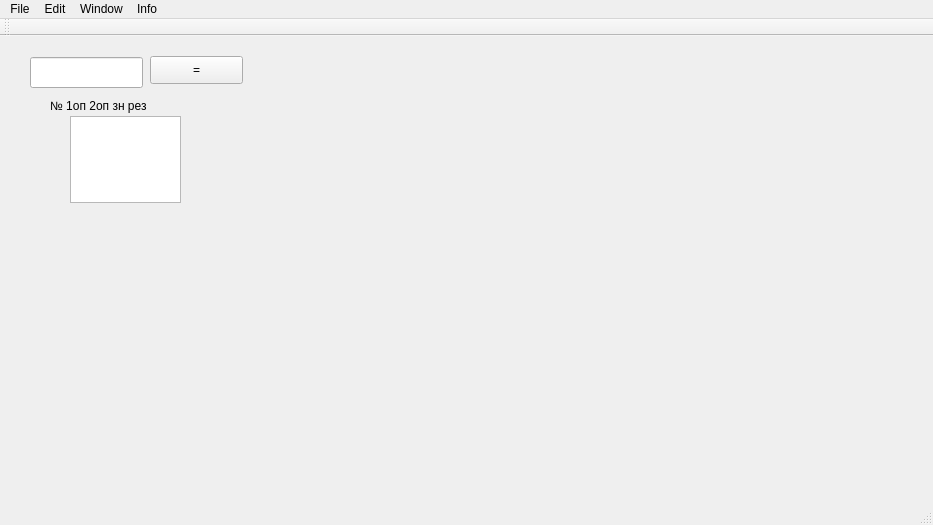
<?xml version="1.0" encoding="UTF-8"?>
<ui version="4.0">
 <class>MainWindow</class>
 <widget class="QMainWindow" name="MainWindow">
  <property name="geometry">
   <rect>
    <x>0</x>
    <y>0</y>
    <width>933</width>
    <height>525</height>
   </rect>
  </property>
  <property name="windowTitle">
   <string>MainWindow</string>
  </property>
  <widget class="QWidget" name="centralWidget">
   <widget class="QLineEdit" name="lineEdit">
    <property name="geometry">
     <rect>
      <x>30</x>
      <y>21</y>
      <width>113</width>
      <height>31</height>
     </rect>
    </property>
   </widget>
   <widget class="QTextEdit" name="textEdit">
    <property name="geometry">
     <rect>
      <x>70</x>
      <y>80</y>
      <width>111</width>
      <height>87</height>
     </rect>
    </property>
   </widget>
   <widget class="QPushButton" name="pushButton">
    <property name="geometry">
     <rect>
      <x>150</x>
      <y>20</y>
      <width>93</width>
      <height>28</height>
     </rect>
    </property>
    <property name="text">
     <string>=</string>
    </property>
   </widget>
   <widget class="QLabel" name="label">
    <property name="geometry">
     <rect>
      <x>50</x>
      <y>60</y>
      <width>111</width>
      <height>20</height>
     </rect>
    </property>
    <property name="text">
     <string>№ 1оп 2оп зн рез</string>
    </property>
   </widget>
  </widget>
  <widget class="QMenuBar" name="menuBar">
   <property name="geometry">
    <rect>
     <x>0</x>
     <y>0</y>
     <width>933</width>
     <height>26</height>
    </rect>
   </property>
   <widget class="QMenu" name="menuFile">
    <property name="title">
     <string>File</string>
    </property>
   </widget>
   <widget class="QMenu" name="menuEdit">
    <property name="title">
     <string>Edit</string>
    </property>
   </widget>
   <widget class="QMenu" name="menuWindow">
    <property name="title">
     <string>Window</string>
    </property>
   </widget>
   <widget class="QMenu" name="menuInfo">
    <property name="title">
     <string>Info</string>
    </property>
   </widget>
   <addaction name="menuFile"/>
   <addaction name="menuEdit"/>
   <addaction name="menuWindow"/>
   <addaction name="menuInfo"/>
  </widget>
  <widget class="QToolBar" name="mainToolBar">
   <attribute name="toolBarArea">
    <enum>TopToolBarArea</enum>
   </attribute>
   <attribute name="toolBarBreak">
    <bool>false</bool>
   </attribute>
  </widget>
  <widget class="QStatusBar" name="statusBar"/>
 </widget>
 <layoutdefault spacing="6" margin="11"/>
 <resources/>
 <connections/>
</ui>
